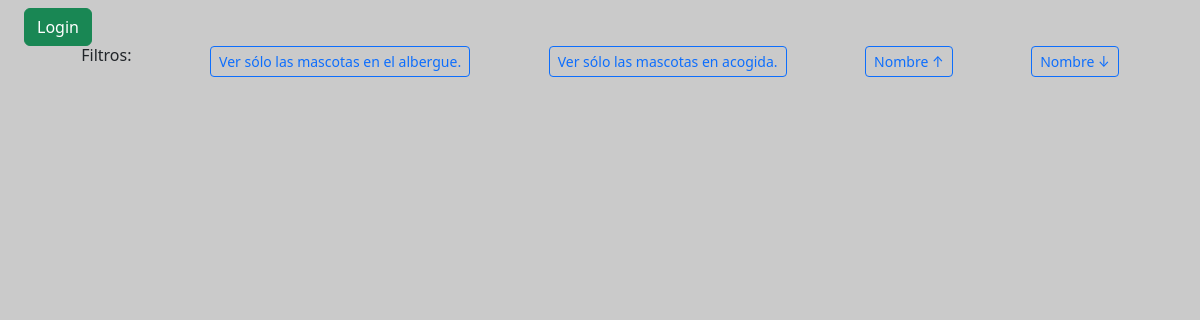
The page /php/index.php?filtro=acogida on the database as committed earlier.
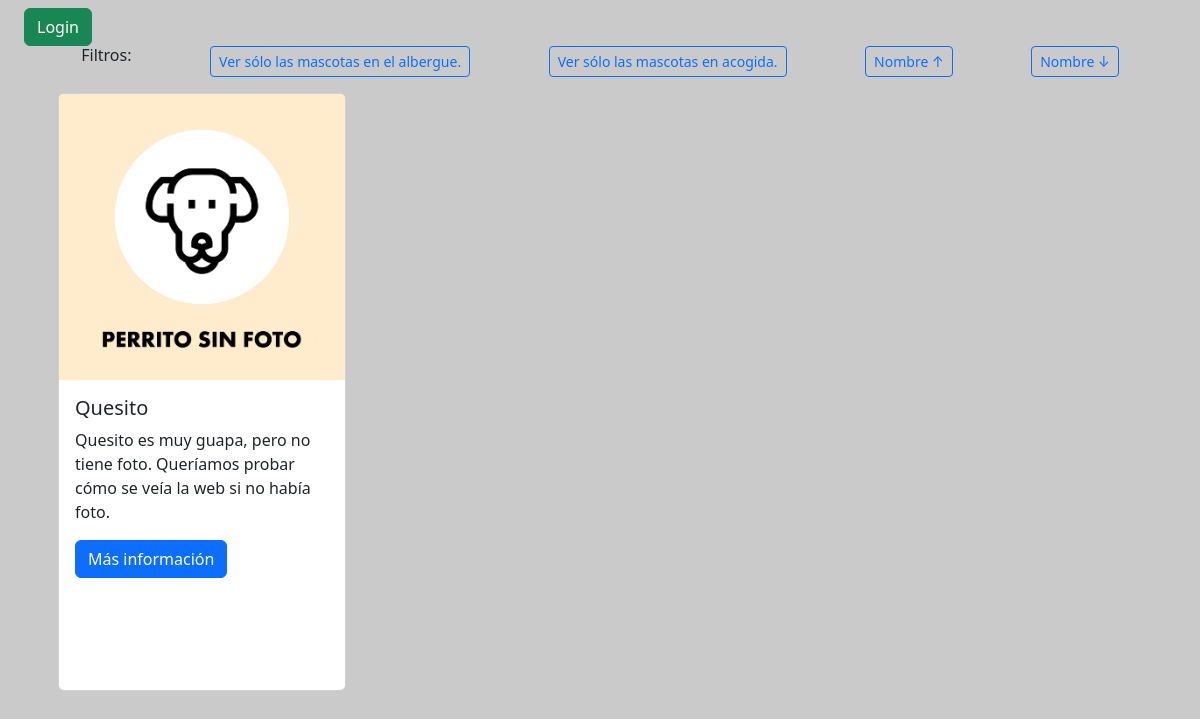
The same page on the database as committed later.
### tables this page shows
CREATE TABLE mascota (
    ID INT PRIMARY KEY AUTO_INCREMENT,
    Nombre VARCHAR(15) NOT NULL UNIQUE,
    Raza VARCHAR(20) NOT NULL,
    Tamanio ENUM('Grande', 'Pequeño', 'Mediano') NOT NULL,
    FechaRegistro DATETIME NOT NULL DEFAULT CURRENT_TIMESTAMP,
    FechaSalida DATE,
    FechaNacimiento DATE,
    Sexo ENUM('Macho', 'Hembra') NOT NULL,
    Localizacion ENUM('albergue', 'acogida') NOT NULL,
    Foto VARCHAR(255),
    Descripcion VARCHAR(255)
);

### php/index.php (the view, shortened to what this page needs)
<?php
include 'inc/func.inc.php';
include 'inc/mysql.inc.php';
$query = "SELECT * FROM albergue.mascota;";
if (isset($_GET['filtro'])) {
    if ($_GET['filtro'] == 'acogida') {
        $query = "SELECT * FROM albergue.mascota WHERE localizacion = 'acogida';";
    }
}
$table = $mysqli->query($query);
?>
<main>
    <a href="login.php" class="btn btn-success mt-2 mx-4">Login</a>
    <section class="container">
        <div class="d-flex justify-content-around">
            <h6>Filtros:</h6>
            <a class="btn btn-sm btn-outline-primary" href="index.php?filtro=albergue">Ver sólo las mascotas en el albergue.</a>
            <a class="btn btn-sm btn-outline-primary" href="index.php?filtro=acogida">Ver sólo las mascotas en acogida.</a>
            <a class="btn btn-sm btn-outline-primary" href="index.php?filtro=nombreasc">Nombre &uarr;</a>
            <a class="btn btn-sm btn-outline-primary" href="index.php?filtro=nombredesc">Nombre &darr;</a>
        </div>
        <?php while ($row = $table->fetch_assoc()) { ?>
            <div id="id<?php echo $row["ID"] ?>" class="card d-inline-block m-3 align-top">
                <img src="../mediabd/<?php echo $row["Foto"] ?>" alt="Imagen del perro <?php echo $row["ID"] ?>" class="card-img-top">
                <div class="card-body">
                    <h5 class="card-title"><?php echo $row["Nombre"] ?></h5>
                    <p class="card-text"><?php echo $row["Descripcion"] ?></p>
                    <a href="./info_mascota.php?idMascota=<?php echo $row["ID"] ?>" class="btn btn-primary">Más
                        información</a>
                </div>
            </div>
        <?php } ?>
    </section>
</main>

Rows that differ between the two databases and show on the page:
now on this page (row edited): mascota: Nombre "Quesito", Descripcion "Quesito es muy guapa, pero no tiene foto. Queríamos probar cómo se veía la web si no había foto."
